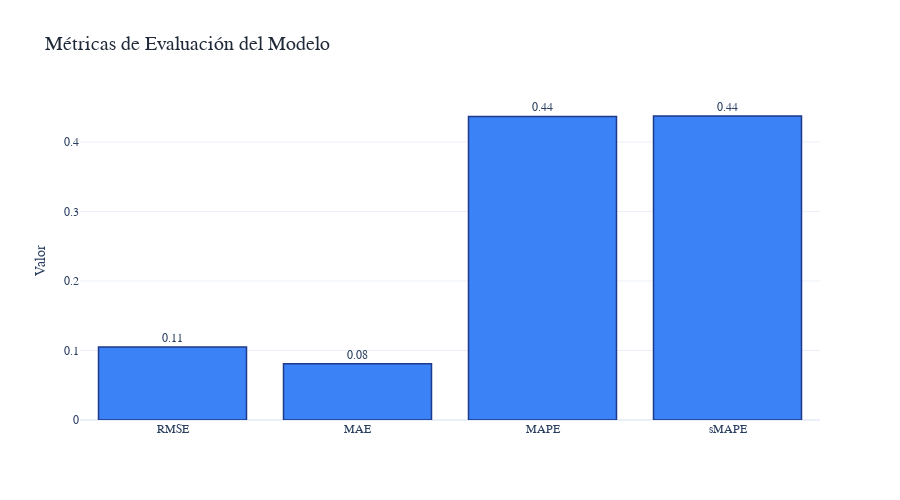

Source (notebook cell):
### Code cell
# Plot metrics comparison
PlotMetricsComparison(
    metrics,
    title="Métricas de Evaluación del Modelo",
    height=500,
    savePath='../results/07_metrics_comparison.html'
)

### Figure 1 — Plotly figure (JSON) as saved in the notebook; plotly's stock layout.template omitted (floating-point values rounded to 4 significant figures)
{"data": [{"marker": {"color": "#3b82f6", "line": {"color": "#1e3a8a", "width": 1.5}}, "text": ["0.11", "0.08", "0.44", "0.44"], "textposition": "outside", "type": "bar", "x": ["RMSE", "MAE", "MAPE", "sMAPE"], "y": [0.1051, 0.08083, 0.4367, 0.4374]}], "layout": {"font": {"family": "Arial", "size": 12}, "height": 500, "showlegend": false, "title": {"font": {"color": "#1f2937", "size": 20}, "text": "Métricas de Evaluación del Modelo"}, "yaxis": {"title": {"text": "Valor"}}}}
